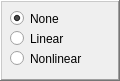
      <widget class="QFrame" name="ShearModelFrame">
       <property name="geometry">
        <rect>
         <x>170</x>
         <y>250</y>
         <width>120</width>
         <height>81</height>
        </rect>
       </property>
       <property name="frameShape">
        <enum>QFrame::WinPanel</enum>
       </property>
       <property name="frameShadow">
        <enum>QFrame::Raised</enum>
       </property>
       <widget class="QRadioButton" name="radioButtonSMFLinear">
        <property name="geometry">
         <rect>
          <x>10</x>
          <y>30</y>
          <width>82</width>
          <height>17</height>
         </rect>
        </property>
        <property name="font">
         <font>
          <weight>50</weight>
          <bold>false</bold>
         </font>
        </property>
        <property name="text">
         <string>Linear</string>
        </property>
        <property name="checked">
         <bool>false</bool>
        </property>
       </widget>
       <widget class="QRadioButton" name="radioButtonSMFNonlinear">
        <property name="geometry">
         <rect>
          <x>10</x>
          <y>50</y>
          <width>91</width>
          <height>17</height>
         </rect>
        </property>
        <property name="font">
         <font>
          <weight>50</weight>
          <bold>false</bold>
         </font>
        </property>
        <property name="text">
         <string>Nonlinear</string>
        </property>
       </widget>
       <widget class="QRadioButton" name="radioButtonSMFNone">
        <property name="geometry">
         <rect>
          <x>10</x>
          <y>10</y>
          <width>82</width>
          <height>17</height>
         </rect>
        </property>
        <property name="font">
         <font>
          <weight>50</weight>
          <bold>false</bold>
         </font>
        </property>
        <property name="text">
         <string>None</string>
        </property>
        <property name="checked">
         <bool>true</bool>
        </property>
       </widget>
      </widget>
